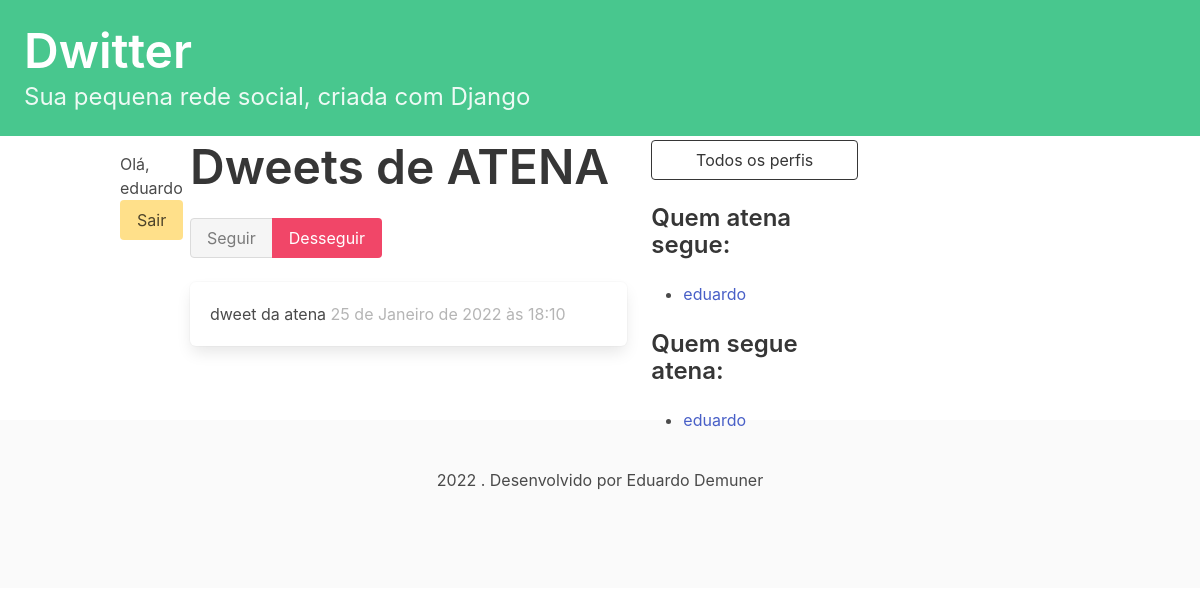
Screenshot of /profile/7 (signed in) with the database file from the repository.
### dwitter/models.py (models this page shows, shortened)
class Profile(models.Model):
    user = models.OneToOneField(User, on_delete=models.CASCADE)
    follows = models.ManyToManyField(
        "self",
        related_name="followed_by",
        symmetrical=False,
        blank=True
    )
    def __str__(self):
        return self.user.username

class Dweet(models.Model):
    user = models.ForeignKey(
        User, related_name="dweets", on_delete=models.DO_NOTHING
    )
    body = models.CharField(max_length=140)
    created_at = models.DateTimeField(auto_now_add=True)

### dwitter/views.py (the view, shortened to what this page needs)
# urls.py: path("profile/<int:pk>", profile, name="profile"),
@login_required(login_url='/login/')
def profile(request, pk):
    profile = Profile.objects.get(pk=pk)
    return render(request, "dwitter/profile.html", {"profile": profile})

### dwitter/templates/dwitter/profile.html (shortened to what this page needs)
{% extends 'base.html' %}
{% block content %}
<div class="columns">
    <div class="column">
        <div class="block">
            <h1 class="title is-1">
                Dweets de {{ profile.user.username|upper }}
            </h1>
            <form method="post">
                <div class="buttons has-addons">
                    {% if profile in user.profile.follows.all %}
                        <button class="button is-success is-static">Seguir</button>
                        <button class="button is-danger"
                        name="follow" value="unfollow">Desseguir</button>
                    {% else %}
                        <button class="button is-success"
                        name="follow" value="follow">Seguir</button>
                        <button class="button is-danger is-static">Desseguir</button>
                    {% endif %}
                </div>
            </form>
        </div>
        <div class="content">
    {% for dweet in profile.user.dweets.all %}
        <div class="box">
            {{ dweet.body }}
            <span class="is-small has-text-grey-light">
                {{ dweet.created_at }}
            </span>
        </div>
    {% endfor %}
</div>
    </div>
    <div class="column is-one-third">
        <div class=block>
            <a href="{% url 'dwitter:profile_list' %}">
                <button class="button is-dark is-outlined is-fullwidth">
                    Todos os perfis
                </button>
            </a>
        </div>
        <div class="block">
            <h3 class="title is-4">
                Quem {{ profile.user.username }} segue:
            </h3>
            <div class="content">
                <ul>
                    {% for following in profile.follows.all %}
                        <li>
                            <a href="{% url 'dwitter:profile' following.id %}">
                                {{ following }}
                            </a>
                        </li>
                    {% endfor %}
                </ul>
            </div>
        </div>
        <div class="block">
            <h3 class="title is-4">
                    Quem segue {{ profile.user.username }}:
            </h3>
            <div class="content">
                <ul>
                    {% for follower in profile.followed_by.all %}
                        <li>
                            <a href="{% url 'dwitter:profile' follower.id %}">
                                {{ follower }}
                            </a>
                        </li>
                    {% endfor %}
                </ul>
            </div>
        </div>
    </div>
</div>
{% endblock content %}

### dwitter/templates/base.html (shortened to what this page needs)
<!DOCTYPE html>
<html lang="pt-br">
<head>
    <link rel="stylesheet"
          href="https://cdn.jsdelivr.net/npm/bulma@0.9.3/css/bulma.min.css">
</head>
<body>
<a href="{% url 'dwitter:dashboard' %}">
  <section class="hero is-small is-success mb-4">
    <div class="hero-body">
        <h1 class="title is-1">Dwitter</h1>
        <p class="subtitle is-4">Sua pequena rede social, criada com Django</p>
    </div>
  </section>
</a>
<div class="container">
    <div class="columns">
        <div class="column is-1">
            {% if user.is_authenticated %}
                Olá, {{ user.username }}
                <a href="{% url 'dwitter:logout' %}">
                    <button class="button is-warning">
                        Sair
                    </button>
                </a>
            {% else %}
                tchau
            {% endif %}
        </div>
        {% block content %}
        {% endblock content %}
    </div>
</div>
<footer class="footer">
  <div class="content has-text-centered">
      2022 . Desenvolvido por Eduardo Demuner
  </div>
</footer>
</body>
</html>

### rows the page displays
Profile: user.username "ATENA", user.username "atena"
Dweet: body "dweet da atena", created_at "25 de Janeiro de 2022 às 18:10"
Profile: user.username "eduardo"

### other values shown
{{ user.username }} "eduardo"
